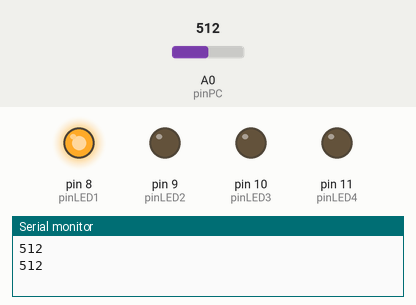
Bench run of a sketch on a simulated Arduino Uno, built with avr-gcc and run on an emulated ATmega328P. Shown: output pins drawn as LEDs (lit = HIGH), the last lines printed to the serial monitor. The inputs (shaded band) are chosen by the test bench; at power-on: A0 (pinPC) = 512.

Above: at 1.8 s.
1.9 s: A0 (pinPC) set to 594
3.4 s: A0 (pinPC) set to 610
At 4.6 s:
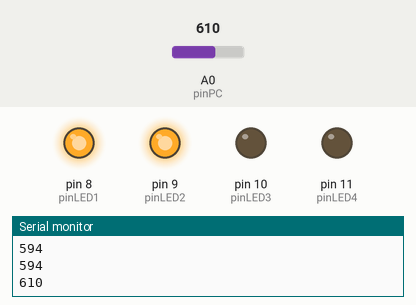
5.5 s: A0 (pinPC) set to 894
7.2 s: A0 (pinPC) set to 915
At 8.9 s:
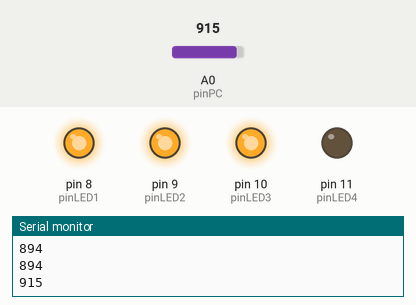
9.5 s: A0 (pinPC) set to 290
At 10.5 s:
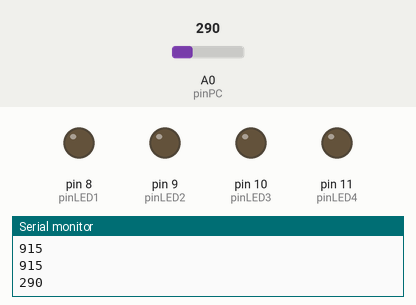
11.5 s: A0 (pinPC) set to 318
At 13.2 s:
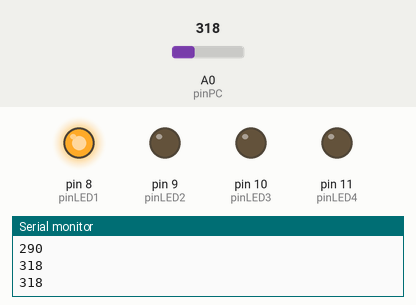
Timing chart, 0 to 14.5 s (numbered marks = the images above; inputs shaded):
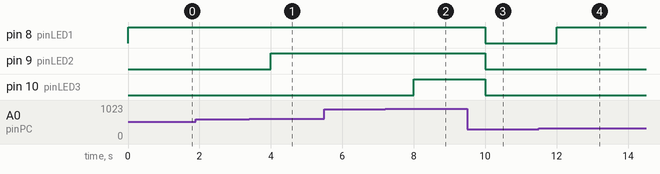

Measured:
- the behaviour switches between 600 and 601 on A0 (pinPC) (found by bisection; images 0 and 1)
- the behaviour switches between 900 and 901 on A0 (pinPC) (found by bisection; images 1 and 2)
- the behaviour switches between 300 and 301 on A0 (pinPC) (found by bisection; images 3 and 4)
- after the input at 3.4 s, pin 9 (pinLED2): LOW → HIGH after 0.60 s
- after the input at 7.2 s, pin 10 (pinLED3): LOW → HIGH after 0.80 s
- after the input at 9.5 s, pin 8 (pinLED1), pin 9 (pinLED2), pin 10 (pinLED3): HIGH → LOW after 0.50 s
- after the input at 11.5 s, pin 8 (pinLED1): LOW → HIGH after 0.50 s

The sketch:

Photocell_LEDli.ino
```cpp
const int pinPC = A0;
const int pinLED1 = 8;
const int pinLED2 = 9;
const int pinLED3 = 10;
const int pinLED4 = 11;
int okunan_deger = 0;

void setup() {
  Serial.begin(9600);
  pinMode(pinPC, INPUT);
  pinMode(pinLED1, OUTPUT);
  pinMode(pinLED2, OUTPUT);
  pinMode(pinLED3, OUTPUT);
  pinMode(pinLED4, OUTPUT);
}

void loop() {
  okunan_deger = analogRead(pinPC);

  if (okunan_deger > 300) {
    digitalWrite(pinLED1, HIGH);
  }
  if (okunan_deger > 600) {
    digitalWrite(pinLED2, HIGH);
  }
  if (okunan_deger > 900) {
    digitalWrite(pinLED3, HIGH);
  }
  if (okunan_deger > 1200) {
    digitalWrite(pinLED4, HIGH);
  }
  if (okunan_deger < 300) {
    digitalWrite(pinLED1, LOW);
  }
  if (okunan_deger < 600) {
    digitalWrite(pinLED2, LOW);
  }
  if (okunan_deger < 900) {
    digitalWrite(pinLED3, LOW);
  }
  if (okunan_deger < 1200) {
    digitalWrite(pinLED4, LOW);
  }

  Serial.println(okunan_deger);
  delay(1000);
}
```
